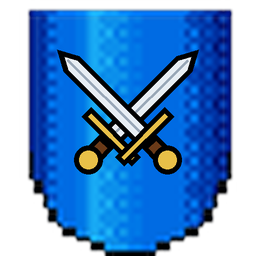

Write Python code to recreate this figure.
# Genera el ícono del Simulador de combate: el escudo azul del juego con dos espadas cruzadas en el medio.
# Uso: python simcombate\icono.py   (escribe simcombate\icono.png y simcombate\icono.ico; build.py los usa)
import os
from PIL import Image, ImageDraw

AQUI = os.path.dirname(os.path.abspath(__file__))
ESCUDO = os.path.join(AQUI, 'escudo.png')   # el escudo azul que pasó el usuario (46x54)
L = 512                                     # se dibuja grande y se achica, para bordes suaves


def espada(d, angulo, cx, cy, largo):
    """Una espada con hoja plateada, guarda y pomo dorados, rotada `angulo` grados alrededor del centro."""
    import math
    a = math.radians(angulo); ux, uy = math.sin(a), -math.cos(a); px, py = -uy, ux
    def P(t, s): return (cx + ux * t + px * s, cy + uy * t + py * s)
    h, g = largo * 0.5, largo * 0.055
    hoja = [P(-h * 0.25, -g), P(h * 0.8, -g), P(h, 0), P(h * 0.8, g), P(-h * 0.25, g)]
    d.polygon(hoja, fill='#e8eef4', outline='#000000', width=10)
    d.line([P(-h * 0.2, 0), P(h * 0.85, 0)], fill='#9aa8b8', width=6)            # filo central
    guarda = [P(-h * 0.3, -g * 3.2), P(-h * 0.17, -g * 3.2), P(-h * 0.17, g * 3.2), P(-h * 0.3, g * 3.2)]
    d.polygon(guarda, fill='#e8c048', outline='#000000', width=10)
    puño = [P(-h * 0.3, -g * 0.9), P(-h * 0.5, -g * 0.9), P(-h * 0.5, g * 0.9), P(-h * 0.3, g * 0.9)]
    d.polygon(puño, fill='#6a3a18', outline='#000000', width=10)
    x, y = P(-h * 0.56, 0); r = g * 1.3
    d.ellipse((x - r, y - r, x + r, y + r), fill='#e8c048', outline='#000000', width=10)


def generar():
    esc = Image.open(ESCUDO).convert('RGBA')
    # el negro de afuera del escudo (las esquinas) pasa a transparente; el reborde negro del escudo queda
    for p in ((0, 0), (esc.width - 1, 0), (0, esc.height - 1), (esc.width - 1, esc.height - 1)):
        if esc.getpixel(p)[:3] == (0, 0, 0): ImageDraw.floodfill(esc, p, (0, 0, 0, 0), thresh=10)
    W, H = L * esc.width // esc.height, L
    base = esc.resize((W, H), Image.LANCZOS)
    capa = Image.new('RGBA', (W, H), (0, 0, 0, 0)); d = ImageDraw.Draw(capa)
    cx, cy, largo = W / 2, H * 0.47, H * 0.78
    espada(d, 45, cx, cy, largo); espada(d, -45, cx, cy, largo)
    img = Image.alpha_composite(base, capa)
    cuadro = Image.new('RGBA', (L, L), (0, 0, 0, 0)); cuadro.paste(img, ((L - W) // 2, 0), img)
    cuadro.resize((256, 256), Image.LANCZOS).save(os.path.join(AQUI, 'icono.png'))
    cuadro.save(os.path.join(AQUI, 'icono.ico'), sizes=[(16, 16), (24, 24), (32, 32), (48, 48), (64, 64), (128, 128), (256, 256)])


if __name__ == '__main__':
    generar(); print('icono.png e icono.ico listos')
